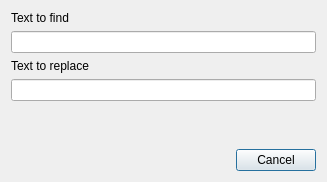
<?xml version="1.0" encoding="UTF-8"?>
<ui version="4.0">
 <class>ReplaceDialog</class>
 <widget class="QDialog" name="ReplaceDialog">
  <property name="geometry">
   <rect>
    <x>0</x>
    <y>0</y>
    <width>327</width>
    <height>182</height>
   </rect>
  </property>
  <property name="windowTitle">
   <string>Dialog</string>
  </property>
  <layout class="QVBoxLayout" name="verticalLayout">
   <item>
    <widget class="QLabel" name="label">
     <property name="text">
      <string>Text to find</string>
     </property>
    </widget>
   </item>
   <item>
    <widget class="QLineEdit" name="txtFind"/>
   </item>
   <item>
    <widget class="QLabel" name="label_2">
     <property name="text">
      <string>Text to replace</string>
     </property>
    </widget>
   </item>
   <item>
    <widget class="QLineEdit" name="txtReplace"/>
   </item>
   <item>
    <spacer name="verticalSpacer">
     <property name="orientation">
      <enum>Qt::Vertical</enum>
     </property>
     <property name="sizeHint" stdset="0">
      <size>
       <width>20</width>
       <height>40</height>
      </size>
     </property>
    </spacer>
   </item>
   <item>
    <widget class="QDialogButtonBox" name="buttonBox">
     <property name="orientation">
      <enum>Qt::Horizontal</enum>
     </property>
     <property name="standardButtons">
      <set>QDialogButtonBox::Cancel</set>
     </property>
    </widget>
   </item>
  </layout>
 </widget>
 <resources/>
 <connections>
  <connection>
   <sender>buttonBox</sender>
   <signal>accepted()</signal>
   <receiver>ReplaceDialog</receiver>
   <slot>accept()</slot>
   <hints>
    <hint type="sourcelabel">
     <x>248</x>
     <y>254</y>
    </hint>
    <hint type="destinationlabel">
     <x>157</x>
     <y>274</y>
    </hint>
   </hints>
  </connection>
  <connection>
   <sender>buttonBox</sender>
   <signal>rejected()</signal>
   <receiver>ReplaceDialog</receiver>
   <slot>reject()</slot>
   <hints>
    <hint type="sourcelabel">
     <x>316</x>
     <y>260</y>
    </hint>
    <hint type="destinationlabel">
     <x>286</x>
     <y>274</y>
    </hint>
   </hints>
  </connection>
 </connections>
</ui>
